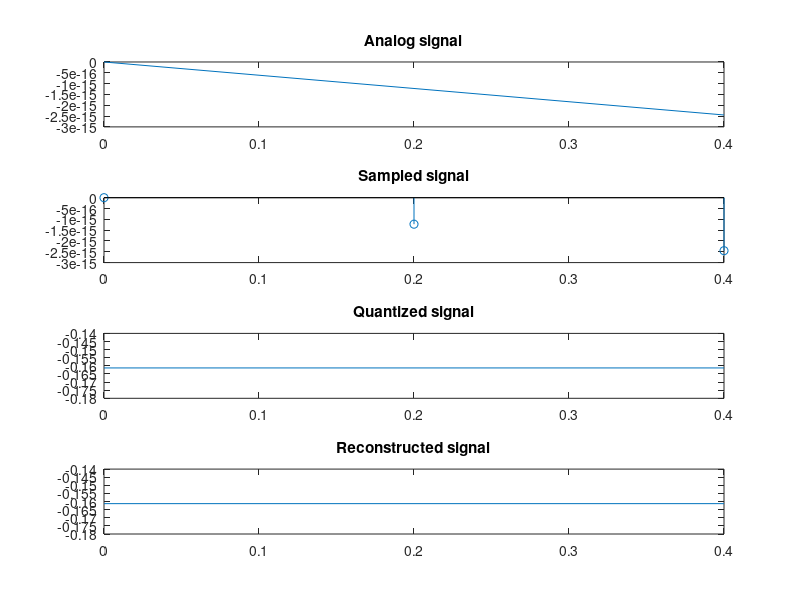

This chart was generated by the following MATLAB code:
clc;
close all;
clear all;

n=input('enter number of bits: ');
fs=input('Sampling frequency: ');

L=2^n;
Vmax=input('enter Vmax: ');
Vmin=-Vmax;

t=0:1/fs:0.4;

f=input('enter frequency: ');
x=Vmax*sin(2*pi*f*t);

figure;
subplot(4,1,1);
plot(t,x);
title('Analog signal');

subplot(4,1,2);
stem(t,x);
title('Sampled signal');

%quantization
q_level=linspace(Vmin,Vmax,L);

q_signal=zeros(size(x));
index=zeros(size(x));

for i=1:length(x)
    [~,idx]=min(abs(q_level-x(i)));
    q_signal(i)=q_level(idx);
    index(i)=idx-1;
end

subplot(4,1,3);
stairs(t,q_signal);
title('Quantized signal');

%encode
encode=de2bi(index,n,'left-msb');
fprintf('encoded value: \n')
disp(encode)

%decode
decode=bi2de(encode,'left-msb');
decoded_signal=q_level(decode+1)

subplot(4,1,4);
plot(t,decoded_signal);
title('Reconstructed signal');
